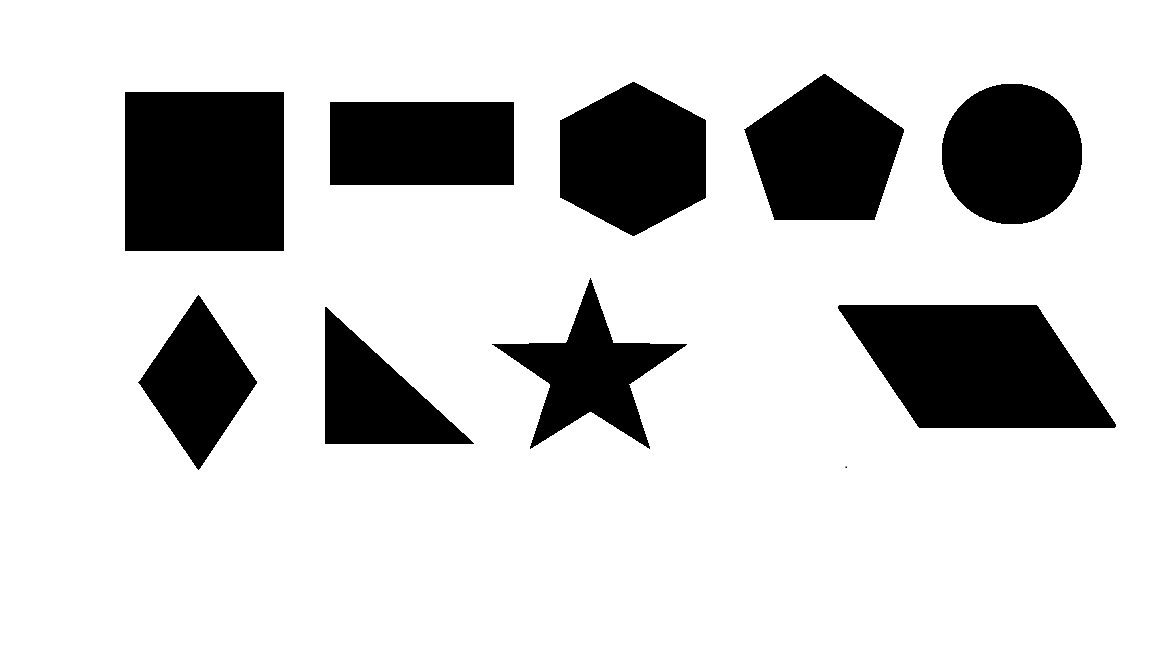
#> input picture img2.png, 1152 x 648 px
$ python main.py
#> lines starting #> are read from the running program, lines starting #| are printed output that depends on the picture; after the words box and inside, x2 and y2 are one past the last pixel; in counts of white or black regions, pixels touching at a corner belong together; long printed decimals are rounded
### Functions.py
import cv2
import numpy as np
import random
import math as mt

def colorShapes(img):

    imgsmooth = cv2.GaussianBlur(img, (5, 5), 0)
    canny_img = cv2.Canny(imgsmooth, 100, 200)

    _, threshold = cv2.threshold(canny_img, 240, 255, cv2.THRESH_BINARY)
    result = img.copy()
    # Find contours
    contours, _ = cv2.findContours(threshold, cv2.RETR_EXTERNAL, cv2.CHAIN_APPROX_NONE)
    # Analyze contours
    for cnt in contours:

        epsilon = 0.01 * cv2.arcLength(cnt, True)
        approx = cv2.approxPolyDP(cnt, epsilon, True)

        shape, color = get_shape_name(vertices=len(approx))
        x, y, w, h = cv2.boundingRect(cnt)
        center = (int(x + w / 2), int(y + h / 2))

        if len(approx) == 4:
            aspect_ratio = w / float(h)
            if (aspect_ratio >= 0.99 and aspect_ratio <= 1.02):
                shape = "square"
                color = (238, 130, 238)
                print(aspect_ratio, 'square')
            elif (aspect_ratio >= 0.5 and aspect_ratio < 0.75):
                shape = "rhombus"
                color = (216, 191, 216)
                print(aspect_ratio, 'rhombus')
            elif (2.21 < aspect_ratio < 2.5):
                shape = "parallelogram"
                color = (128, 64, 255)
                print(aspect_ratio, 'parallelogram')
            else:
                shape = "rectangle"
                color = (128, 0, 128)
                print(aspect_ratio, 'rectangle')

        result = cv2.drawContours(result, [cnt], -1, color, -1)
        cv2.drawContours(result, [approx], 0, (0, 0, 0), 3)
        result = cv2.putText(result, shape, (center[0] - 20, center[1]), cv2.FONT_HERSHEY_COMPLEX, 0.6, (0, 0, 0), 1)

    return result

def get_shape_name(vertices):
    shape = None
    color = None

    if vertices == 3:
        shape = "Triangle"
        color = (0, 255, 0)

    elif vertices == 4:
        shape = "Quadrilateral"
        color = (255, 0, 0)

    elif vertices == 5:
        shape = "Pentagon"
        color = (255, 0, 255)

    elif vertices == 6:
        shape = "Hexagon"
        color = (255, 255, 0)

    elif vertices == 8:
        shape = "Octagon"
        color = (200, 120, 0)

    elif vertices == 10:
        shape = "Star"
        color = (0, 255, 255)

    elif 7 < vertices <= 13:
        shape = "Ellipse"
        color = (125, 0, 255)

    else:
        shape = "Circle"
        color = (0, 125, 255)

    return shape, color

def sp_noise(image, prob):
    '''
    Add salt and pepper noise to image
    prob: Probability of the noise
    '''
    output = np.zeros(image.shape, np.uint8)
    thres = 1 - prob
    for i in range(image.shape[0]):
        for j in range(image.shape[1]):
            rdn = random.random()
            if rdn < prob:
                output[i][j] = 0
            elif rdn > thres:
                output[i][j] = 255
            else:
                output[i][j] = image[i][j]
    return output

def reduce_noise(image, prob):

    image = cv2.medianBlur(image, 5)

    return image

### main.py
import cv2
from matplotlib import pyplot as plt
import Functions as fun
import numpy as np

img = cv2.imread('img2.png')
#> img is the input picture: shape (648, 1152, 3); min 0, max 255, mean 205.1

prob1 = 0.05

noisy_img = fun.sp_noise(img, prob1)
#> after the loop in sp_noise, `for i in range(image.shape[0]):`:
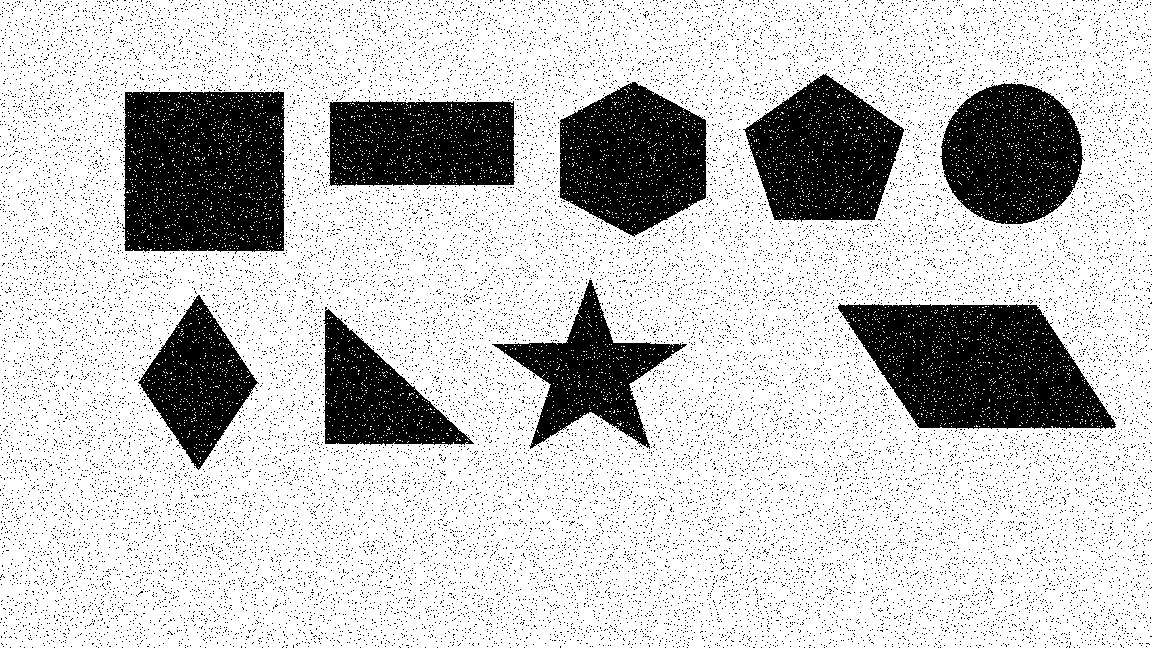
#> output: shape (648, 1152, 3); min 0, max 255, mean 197.3

median = fun.reduce_noise(noisy_img, prob1)
#> in reduce_noise, `image = cv2.medianBlur(image, 5)`: image: shape (648, 1152, 3); 80.4% white; 9 black regions, largest, box (x1, y1, x2, y2) and area: (124, 91, 285, 252) 25267, (838, 304, 1115, 429) 24574, (560, 82, 707, 236) 16917

result = fun.colorShapes(median)
#> in colorShapes, `canny_img = cv2.Canny(imgsmooth, 100, 200)`:
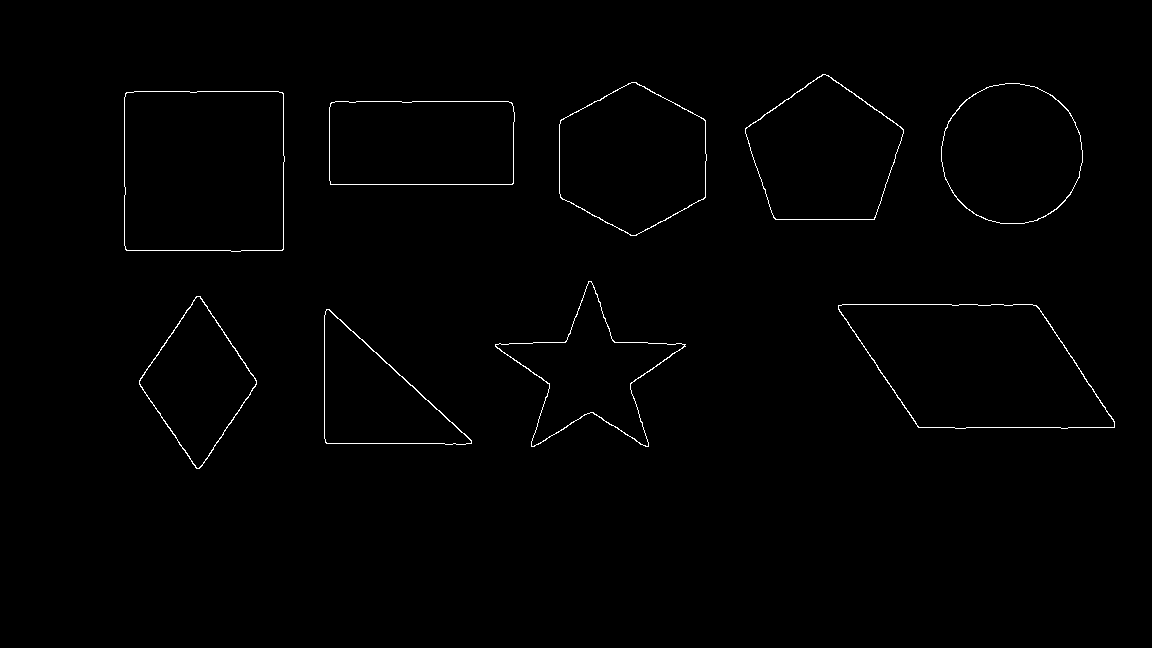
#> canny_img: shape (648, 1152); 0.71% white in thin lines or dots, all inside (x1, y1, x2, y2) = (124, 74, 1115, 469)
#> in colorShapes, `contours, _ = cv2.findContours(threshold, cv2.RETR_EXTERNAL, cv2.CHAIN..`: contours = 9 contours; largest, box (x1, y1, x2, y2) and area: (124, 91, 285, 252) 25257, (838, 304, 1115, 429) 24633, (559, 82, 707, 236) 16957, (745, 74, 904, 220) 16254, (941, 83, 1083, 224) 15594
#> the loop in colorShapes, `for cnt in contours: ` made 9 passes
#> (epsilon, approx, x, y, w, h) on passes 2, 3, 5, 6: (7.08, [[838, 305], [918, 427], [1114, 427], [1036, 305]], 838, 304, 277, 125), (4.45, [[196, 296], [139, 384], [199, 468], [256, 380]], 139, 296, 118, 173), (5.32, [[330, 103], [330, 184], [513, 183], [511, 102]], 329, 101, 186, 84), (6.35, [[126, 92], [125, 249], [282, 250], [283, 93]], 124, 91, 161, 161)
#> (epsilon, x, y, w, h, center) on passes 4, 7, 8, 9: (7.17, 495, 281, 191, 166, (590, 364)), (4.67, 941, 83, 142, 141, (1012, 153)), (5.09, 559, 82, 148, 154, (633, 159)), (5.08, 745, 74, 159, 146, (824, 147))
#| 2.216 parallelogram
#| 0.6821 rhombus
#| 2.214 parallelogram
#| 1.0 square
#> pass 1, in colorShapes, `result = cv2.putText(result, shape, (center[0] - 20, center[1]), cv2.F..`:
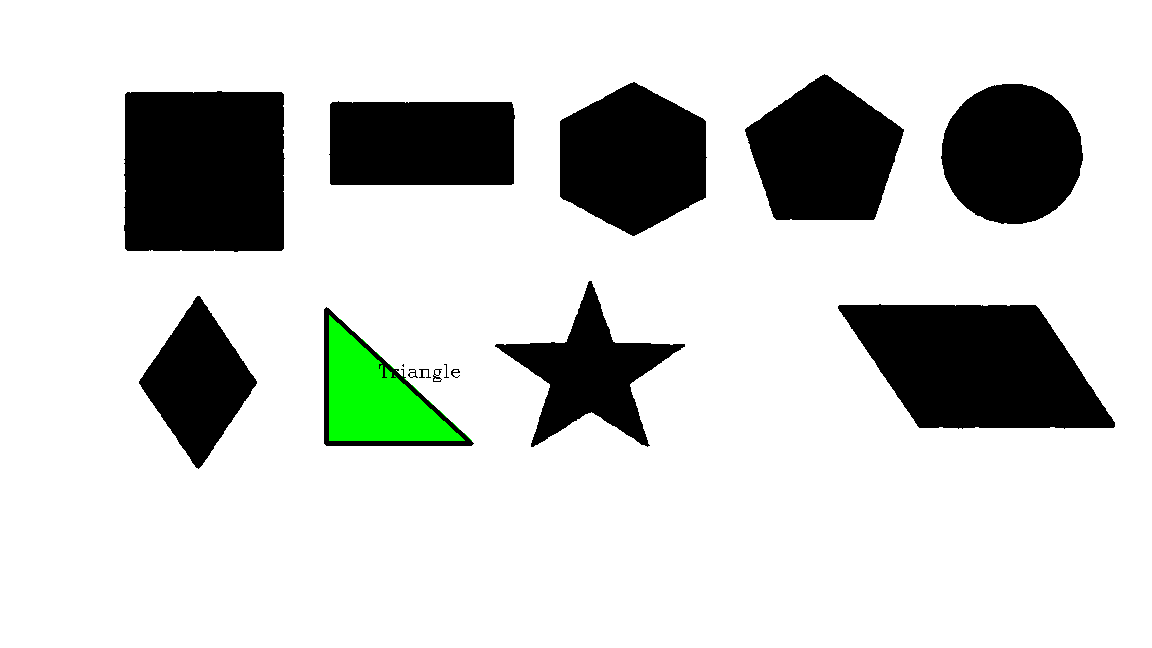
#> result: shape (648, 1152, 3); mean of channels 0, 1, 2 204.8, 207.8, 204.8; drawn as B, G, R
#> pass 2, in colorShapes, `result = cv2.putText(result, shape, (center[0] - 20, center[1]), cv2.F..`:
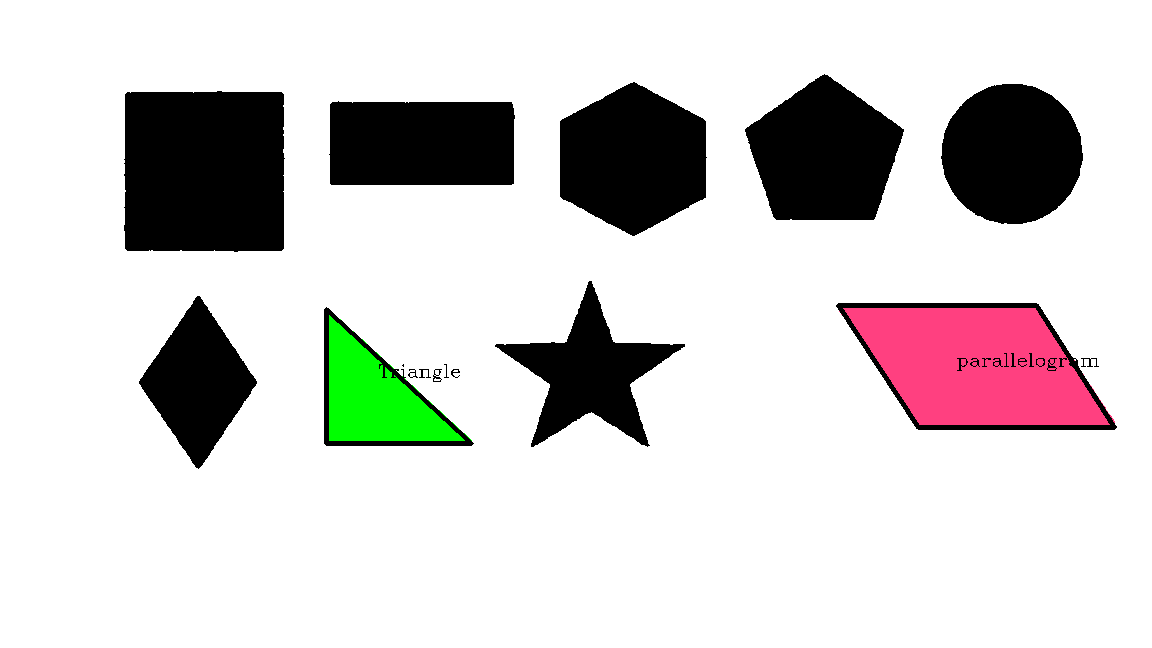
#> result: shape (648, 1152, 3); mean of channels 0, 1, 2 208.2, 209.2, 211.9; drawn as B, G, R
#> after the loop in colorShapes, `for cnt in contours:`:
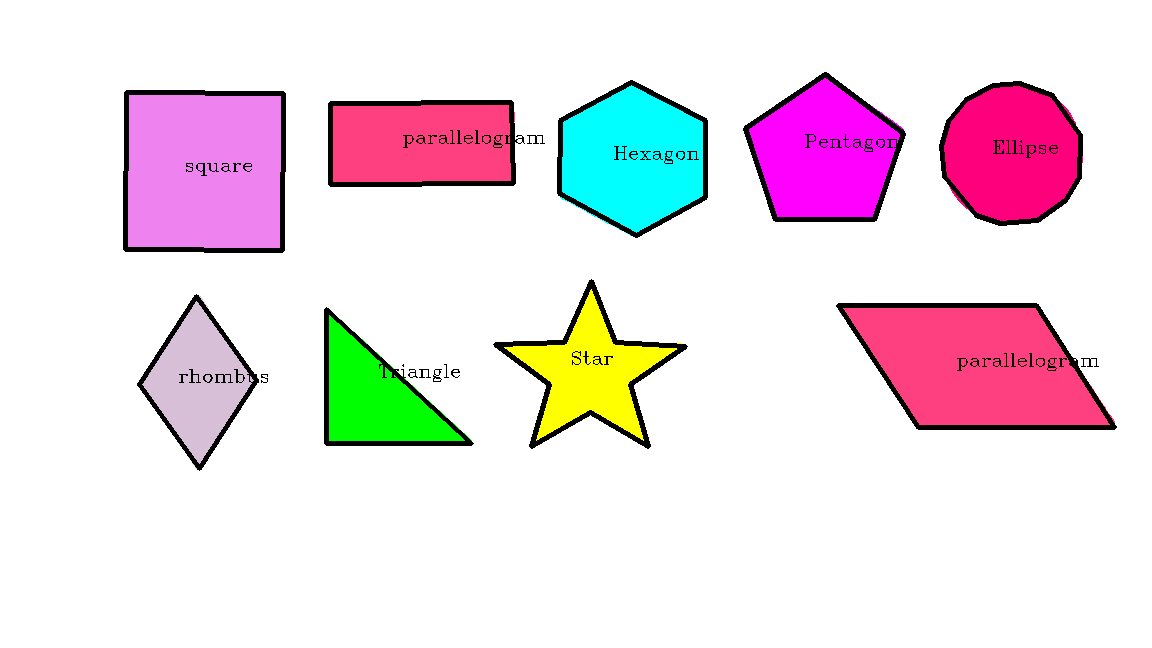
#> result: shape (648, 1152, 3); 14% of pixels changed, all inside (x1, y1, x2, y2) = (123, 72, 1083, 471); drawn as B, G, R

plt.subplot(131)
plt.title('input')
plt.imshow(img[:, :, ::-1])
plt.xticks([])
plt.yticks([])

plt.subplot(132)
plt.title('input')
plt.imshow(noisy_img)
plt.xticks([])
plt.yticks([])

plt.subplot(133)
plt.title('filltered result')
plt.imshow(result)
plt.xticks([])
plt.yticks([])
plt.show()

$ run again, with img1.png copied over img2.png
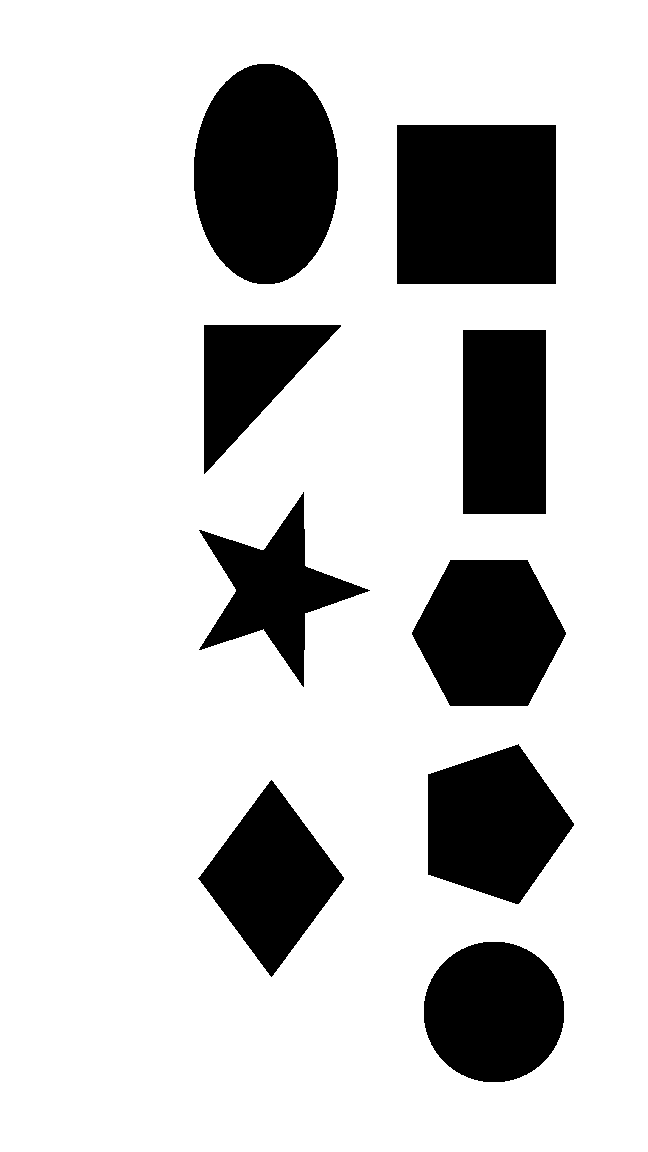
#> input picture img1.png, 648 x 1152 px
#> img is the input picture: shape (1152, 648, 3); 79.8% white; 9 black regions, largest, box (x1, y1, x2, y2) and area: (397, 125, 556, 284) 25281, (194, 64, 338, 284) 25104, (412, 560, 566, 706) 16936
#> image: shape (1152, 648, 3); 79.8% white; 9 black regions, largest, box (x1, y1, x2, y2) and area: (397, 125, 557, 284) 25258, (193, 63, 339, 284) 25100, (412, 559, 566, 706) 16927
#> in colorShapes, `canny_img = cv2.Canny(imgsmooth, 100, 200)`:
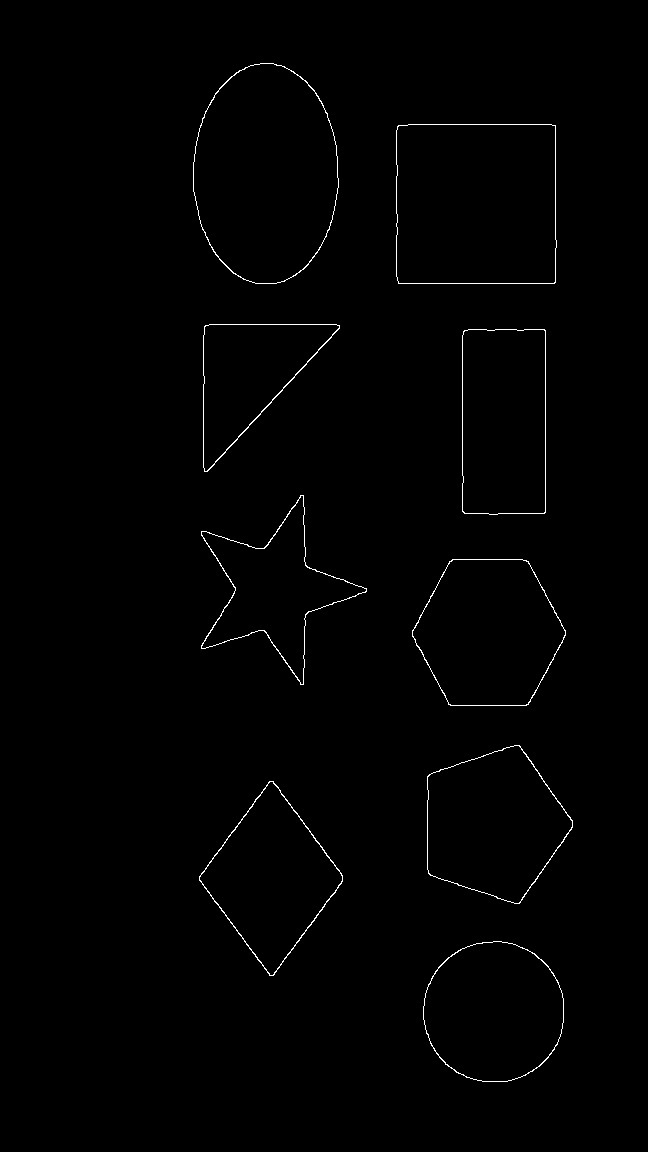
#> canny_img: shape (1152, 648); 0.7% white in thin lines or dots, all inside (x1, y1, x2, y2) = (193, 63, 573, 1082)
#> contours = 9 contours; largest, box (x1, y1, x2, y2) and area: (396, 124, 557, 284) 25232, (193, 63, 339, 284) 25142, (412, 559, 566, 706) 16958, (427, 745, 573, 904) 16311, (423, 941, 564, 1082) 15572
#> the loop in colorShapes, `for cnt in contours: ` made 9 passes
#> (epsilon, approx, x, y, w, h) on passes 2, 6, 8: (5.11, [[269, 781], [199, 880], [273, 975], [342, 875]], 199, 781, 144, 195), (5.33, [[464, 330], [462, 511], [544, 513], [545, 330]], 462, 329, 84, 186), (6.35, [[398, 125], [398, 283], [554, 283], [555, 125]], 396, 124, 161, 160)
#> (printed output is left out)
#> after the loop in colorShapes, `for cnt in contours:`:
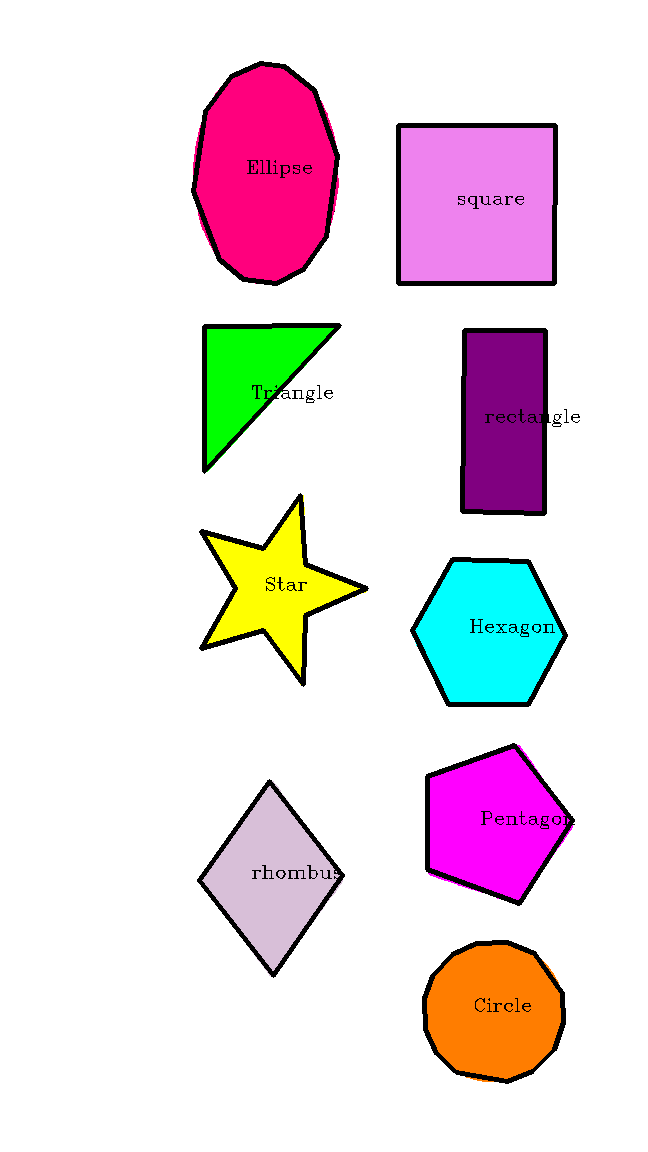
#> result: shape (1152, 648, 3); mean of channels 0, 1, 2 227.9, 221.7, 234.7; drawn as B, G, R
